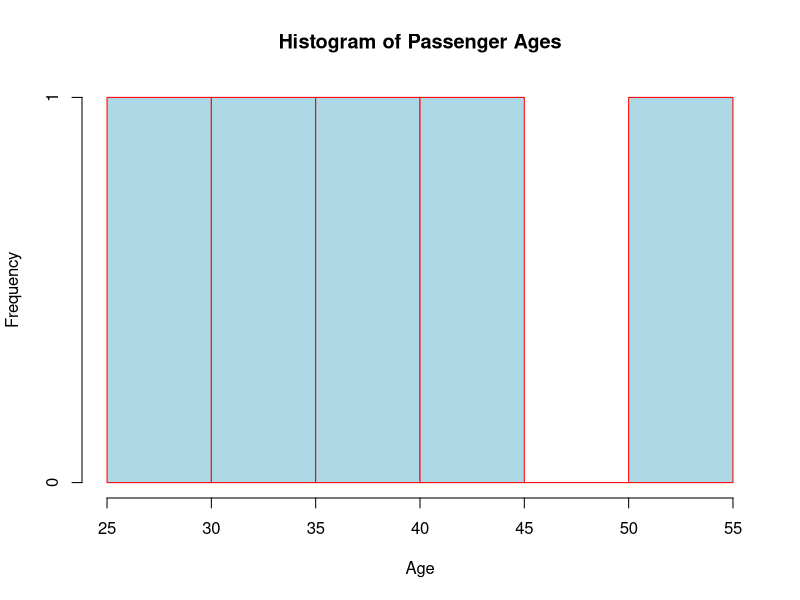
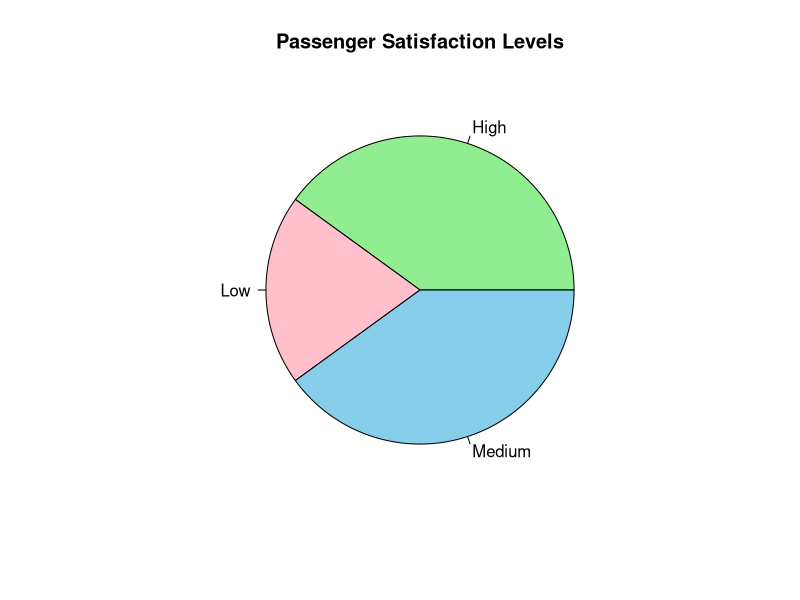
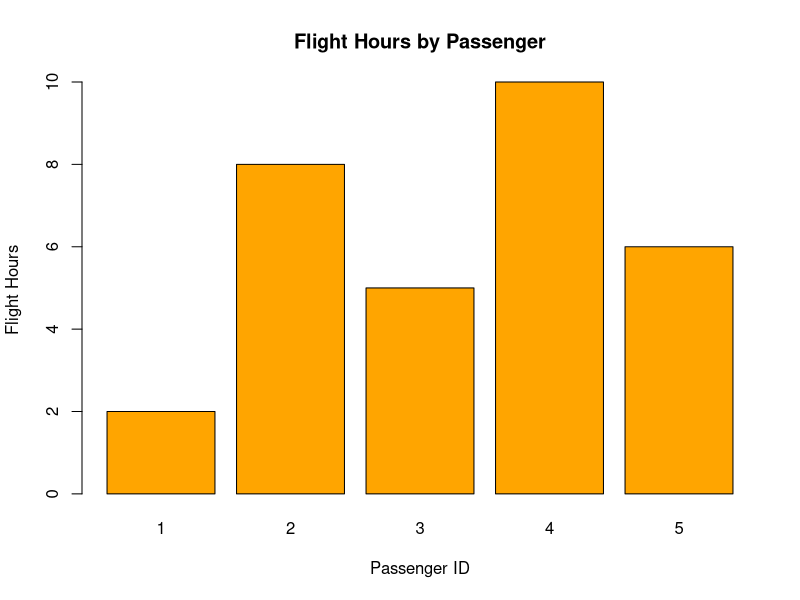
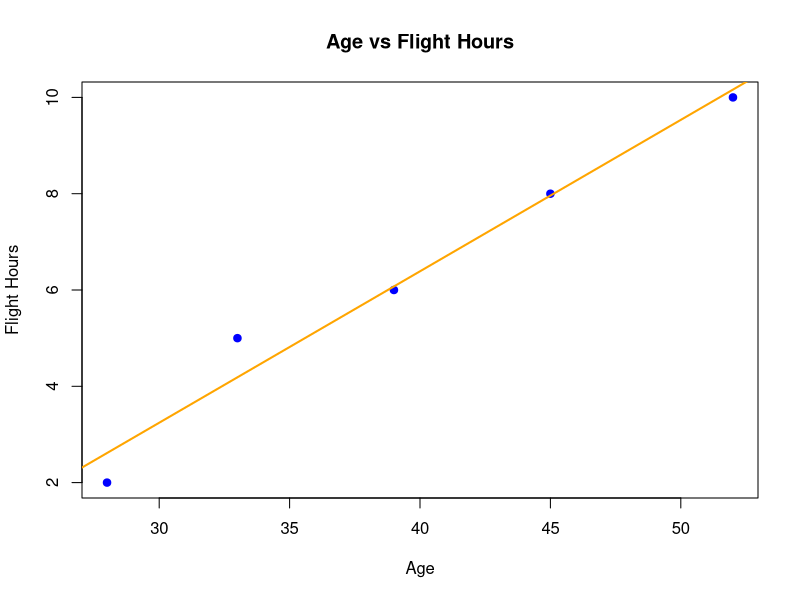

The R script that drew these images, in order:
# Dataset
airline <- data.frame(
  Passenger_ID = c(1,2,3,4,5),
  Age = c(28,45,33,52,39),
  Flight_Hours = c(2,8,5,10,6),
  Satisfaction = c("High","Medium","High","Low","Medium")
)

hist(airline$Age,
     main = "Histogram of Passenger Ages",
     xlab = "Age",
     col = "lightblue",
     border = "red")



# Dataset
airline <- data.frame(
  Satisfaction = c("High","Medium","High","Low","Medium")
)

satisfaction_count <- table(airline$Satisfaction)

pie(satisfaction_count,
    main = "Passenger Satisfaction Levels",
    col = c("lightgreen","pink","skyblue"))


# Dataset
airline <- data.frame(
  Passenger_ID = c(1,2,3,4,5),
  Flight_Hours = c(2,8,5,10,6)
)

barplot(airline$Flight_Hours,
        names.arg = airline$Passenger_ID,
        col = "orange",
        main = "Flight Hours by Passenger",
        xlab = "Passenger ID",
        ylab = "Flight Hours")



# Dataset
airline <- data.frame(
  Age = c(28,45,33,52,39),
  Flight_Hours = c(2,8,5,10,6)
)

plot(airline$Age,
     airline$Flight_Hours,
     pch = 19,
     col = "blue",
     main = "Age vs Flight Hours",
     xlab = "Age",
     ylab = "Flight Hours")

abline(lm(Flight_Hours ~ Age, data = airline),
       col = "orange",
       lwd = 2)
